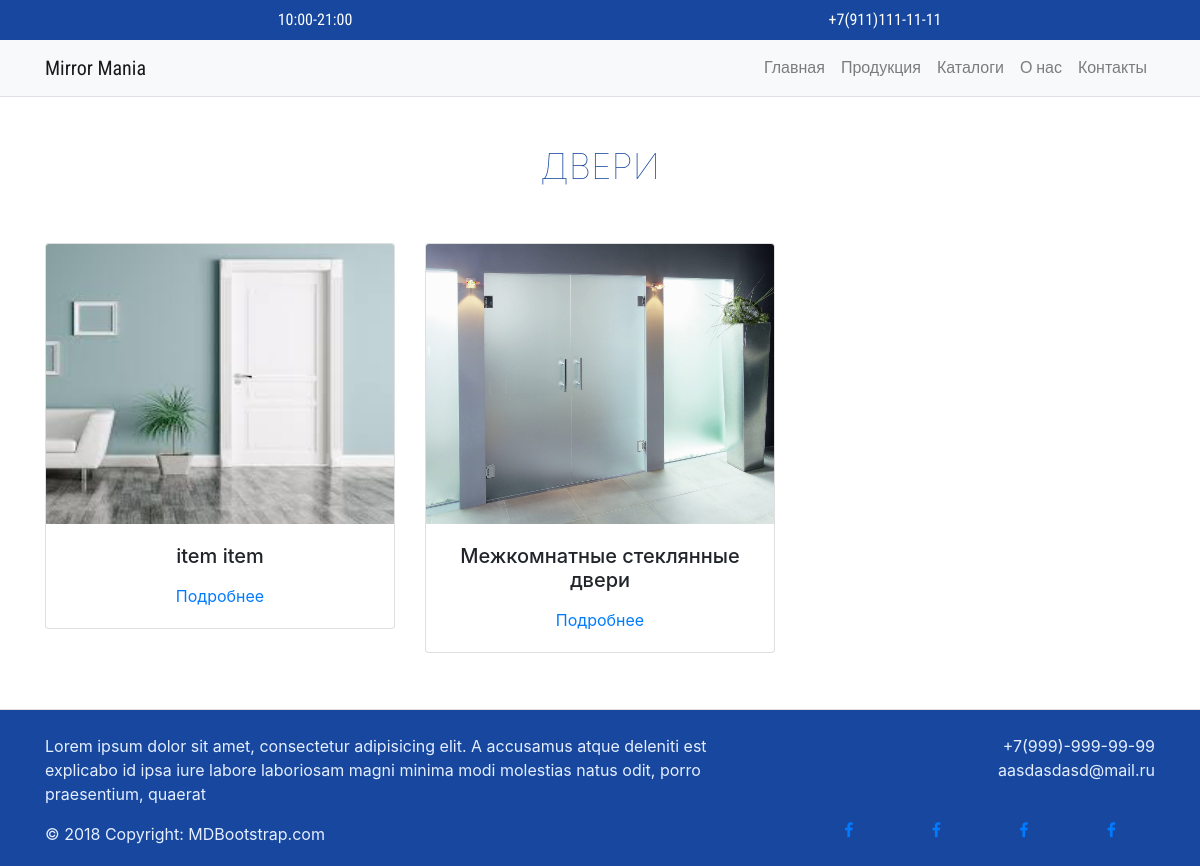
Page /dveri on the committed database.
### main/models.py (models this page shows, shortened)
class Category(models.Model):
    name = models.CharField(max_length=200, db_index=True, verbose_name="Наименование")
    image = models.ImageField(upload_to="category/%Y/%m", verbose_name="Фотография категории",
                              default="../static/image/not_found.jpg")
    description = models.TextField(default='', verbose_name="Описание")
    slug = models.SlugField(max_length=200, db_index=True, unique=True)
    class Meta:
        ordering = ('name',)
        verbose_name = "Категория"
        verbose_name_plural = "Категории"

class Item(models.Model):
    name = models.CharField(max_length=200, verbose_name="Наименование")
    slug = models.SlugField(max_length=200, unique=True)
    price = models.DecimalField(max_digits=10, decimal_places=2, verbose_name="Цена товара")
    description = models.TextField(blank=True, verbose_name="Описание")
    category = models.ForeignKey(Category, on_delete=models.CASCADE, verbose_name="Категория")
    available = models.BooleanField(default=True, verbose_name="Доступно")
    image_main = models.ImageField(upload_to="items/%Y/%m/%d", verbose_name="Главная фотография")
    class Meta:
        ordering = ('name',)
        verbose_name = "Предмет"
        verbose_name_plural = "Предметы"
    def get_absolute_url(self):
        return reverse('main:product_detail', args=[self.id, self.slug])

### main/views.py (the view)
# urls.py: path('<slug:category_slug>', views.CategoryProductsListView.as_view(), name='product_list_by_category'),
class CategoryProductsListView(TemplateResponseMixin, View):
    template_name = 'main/item_list.html'
    def get(self, request, category_slug):
        category = get_object_or_404(Category, slug=category_slug)
        items_of_category = Item.objects.filter(category=category)
        return self.render_to_response({'category': category, 'items': items_of_category})

### main/templates/main/item_list.html (shortened to what this page needs)
{% extends "base.html" %}
{% block content %}
    <div class="container my-5">
        <h3 class="category_name_main">{{ category.name }}</h3>
        <div class="row justify-content-start list_block my-5">
            {% for item in items %}
                <div class="col-lg-4 col-md-6 col-sm-6 col-xs-12 ">
                    <div class="card my-2 items_card">
                        <a href="{{ item.get_absolute_url }}" class="">
                            <img class="card-img-top" src="{{ item.image_main.url }}" alt="Card image cap">
                        </a>
                        <div class="card-body">
                            <h5 class="text-center card-title">{{ item.name }}</h5>
                            <div class="text-center links_effect_center mt-3">
                                <a href="{{ item.get_absolute_url }}" class="">Подробнее</a>
                            </div>
                        </div>
                    </div>
                </div>
            {% endfor %}
        </div>
    </div>
{% endblock %}

### main/static/css/style.css (style rules this page uses)
body { margin: 0; padding: 0; font-family: 'Roboto', sans-serif; }
.card { width: 100%; }
.category_name_main { color: #17479e; text-align: center; text-transform: uppercase; font-weight: lighter; font-size: 35px; }
.items_card { transition: 300ms; border: 0; }
.card-img-top { height: 280px; width: 100%; }
a { text-decoration: none; position: relative; }
.links_effect_center a::before { content: ''; bottom: 0; right: 0; position: absolute; height: 1px; width: 100%; background-color: #0078ea; transition: 0.2s; transform: scaleX(0); }

### rows in the picture
Category: name "ДВЕРИ"
Item: image_main (picture), name "item item"
Item: image_main (picture), name "Межкомнатные стеклянные двери"
